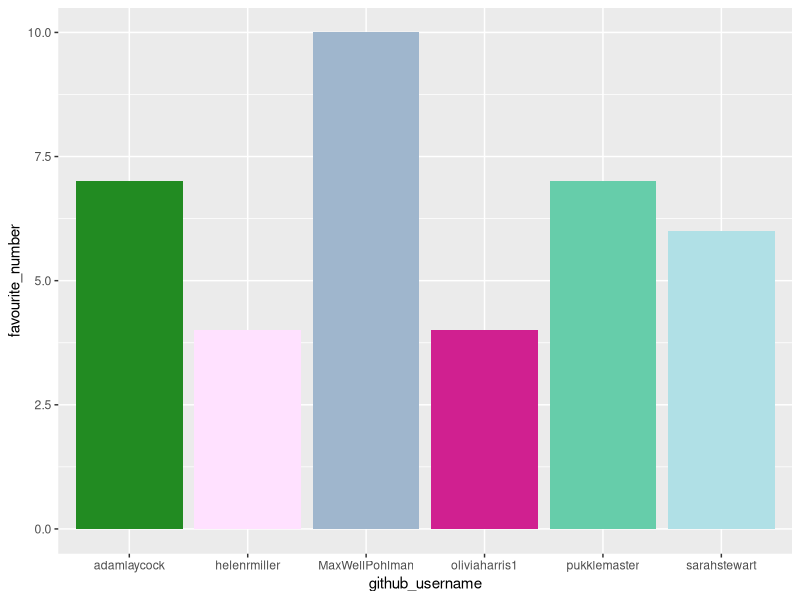
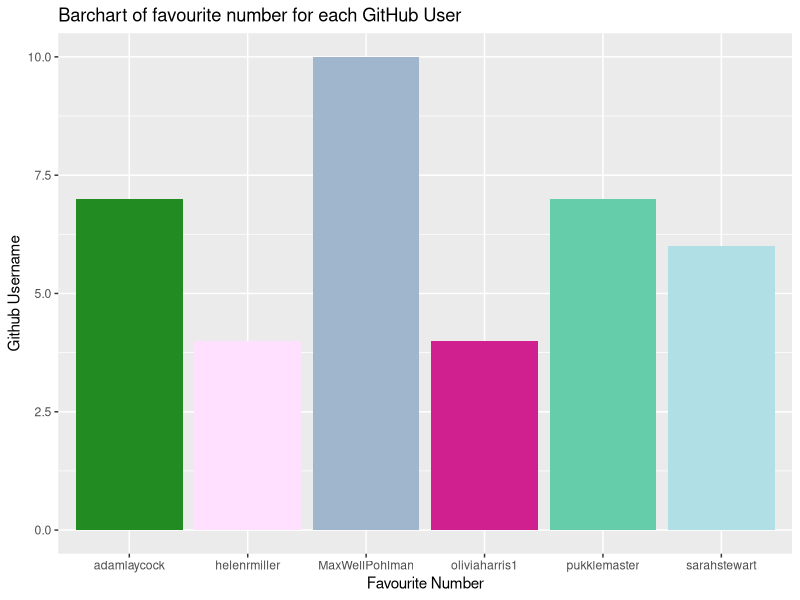
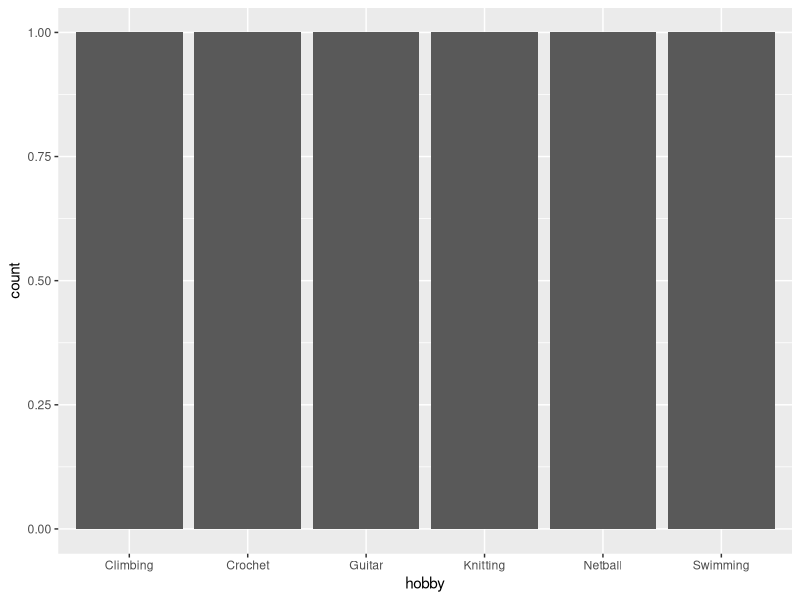

These figures' R source, in order:
## ---- chunk 1
library(tidyverse) 
## ---- chunk 2
team_data <- tibble(
  name = c("Andrew", "Helen", "Adam", 
           "Max", "Sarah", "Liv"),
  github_username = c("pukklemaster", "helenrmiller", "adamlaycock", 
                      "MaxWellPohlman", "sarahstewart", "oliviaharris1"), 
  colour = c("mediumaquamarine", "thistle1", "forestgreen", 
             "slategray3", "powderblue", "violetred"),
  hobby = c("Knitting", "Crochet", "Guitar", 
            "Climbing", "Swimming", "Netball"),
  favourite_number = c(7, 4, 7, 10, 6, 4)
  )

team_data
## ---- chunk 3
p1 <- ggplot(data = team_data, 
             mapping = aes(x = github_username, 
                           y = favourite_number,
                           fill = colour), 
             ) +
   geom_col() +
   scale_fill_identity()
p1
## ---- chunk 4
p1 + labs(x = "Favourite Number", 
          y = "Github Username",
          title = "Barchart of favourite number for each GitHub User")
## ---- chunk 5
p2 <- ggplot(team_data, aes(x = hobby)) +
  geom_bar()
p2
